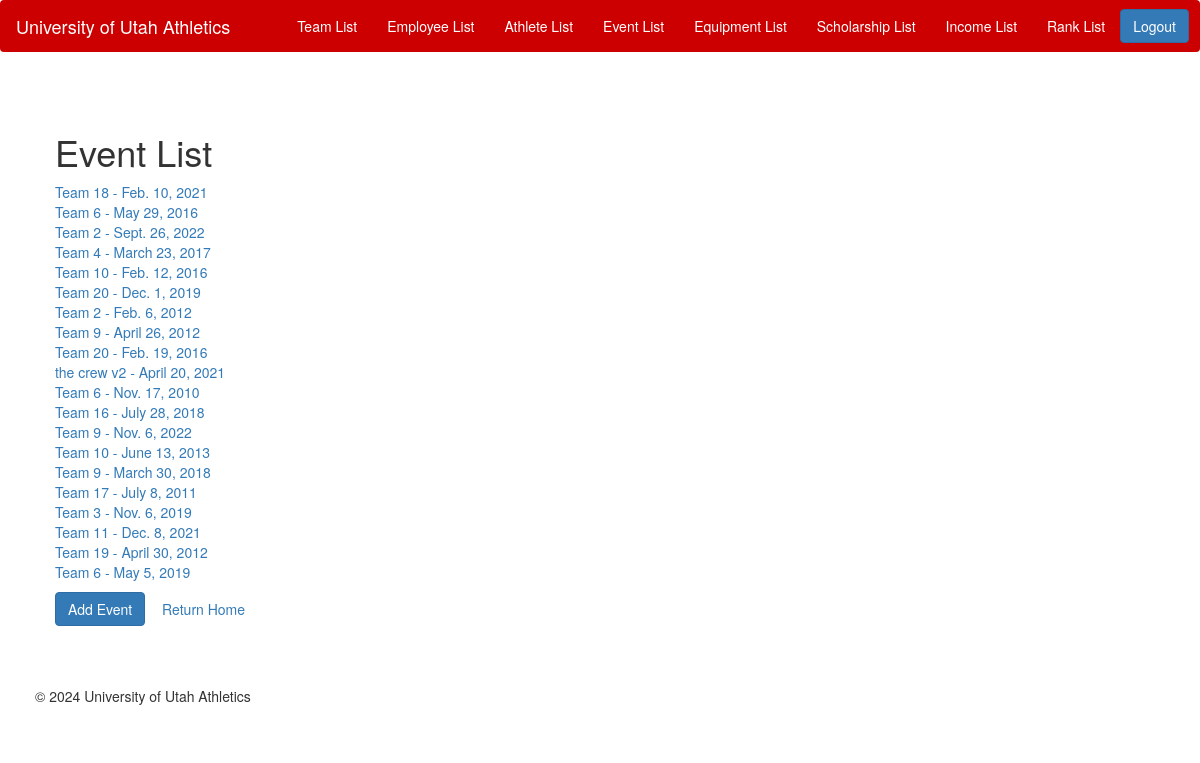
The app's page /athletics/event/list/ with its own data.
### athletics/models.py (models this page shows)
class Event(models.Model):
    event_id = models.AutoField(primary_key=True)
    name = models.CharField(max_length=50)
    team = models.ForeignKey(Team, on_delete=models.CASCADE)
    income = models.IntegerField()
    date = models.DateField()
    expenses = models.IntegerField()
    opponent = models.CharField(max_length=255)

class Team(models.Model):
    team_id = models.AutoField(primary_key=True)
    team_name = models.CharField(max_length=100)
    type = models.CharField(max_length=50)
    email = models.CharField(max_length=50)
    established_date = models.DateField()
    employees = models.ManyToManyField('Employee', related_name='teams_associated', blank=True)
    def __str__(self):
        return self.team_name

### athletics/views.py (the view)
# urls.py: path('event/list/', views.EventList.as_view(), name='event-list'),
class EventList(ListView):
    model = Event
    template_name = 'event_list.html'
    context_object_name = 'events'

### athletics/templates/event_list.html (shortened to what this page needs)
{% extends 'base.html' %}
{% block content %}
<div class="container">
    <div class="row">
        <div class="col-md-6 offset-md-3">
            <h1 class="mt-4">Event List</h1>
            <ul class="list-unstyled">
                {% for event in events %}
                    <li><a href="{% url 'event-details' event.pk %}">{{ event.team }} - {{ event.date }}</a></li>
                {% endfor %}
            </ul>
            <a href="/athletics/event/add/" class="btn btn-primary">Add Event</a>
            <a href="/athletics/home/" class="btn btn-secondary">Return Home</a>
        </div>
    </div>
</div>
{% endblock %}

### athletics/static/css/styles.css (style rules this page uses)
body { background-color: #FFFFFF; }
.container { padding: 20px; }

### records on screen
Event: team "Team 18", date "Feb. 10, 2021"
Event: team "Team 6", date "May 29, 2016"
Event: team "Team 2", date "Sept. 26, 2022"
Event: team "Team 4", date "March 23, 2017"
Event: team "Team 10", date "Feb. 12, 2016"
Event: team "Team 20", date "Dec. 1, 2019"
Event: team "Team 2", date "Feb. 6, 2012"
Event: team "Team 9", date "April 26, 2012"
Event: team "Team 20", date "Feb. 19, 2016"
Event: team "the crew v2", date "April 20, 2021"
Event: team "Team 6", date "Nov. 17, 2010"
Event: team "Team 16", date "July 28, 2018"
Event: team "Team 9", date "Nov. 6, 2022"
Event: team "Team 10", date "June 13, 2013"
Event: team "Team 9", date "March 30, 2018"
Event: team "Team 17", date "July 8, 2011"
Event: team "Team 3", date "Nov. 6, 2019"
Event: team "Team 11", date "Dec. 8, 2021"
Event: team "Team 19", date "April 30, 2012"
Event: team "Team 6", date "May 5, 2019"
